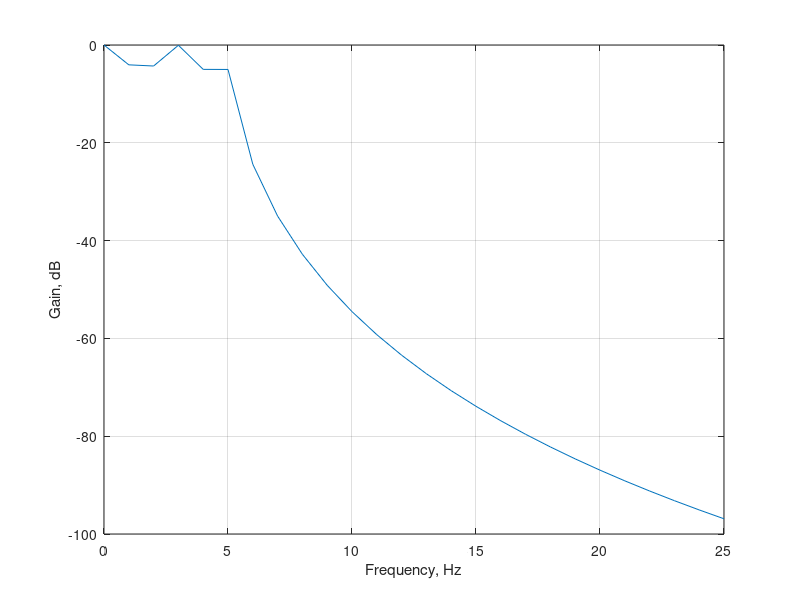

Here is the MATLAB script that generated this plot:
clear;
N=input(' 滤波器阶数N =');
Wn=input(' 截止频率Wn = ');
Rp=input('通带波纹Rp = ');
[num,den]=cheby1(N,Rp,Wn,'s');
w=0:5*Wn;
h=freqs(num,den,w);
plot(w,20*log10(abs(h))),grid;
xlabel('Frequency, Hz'); ylabel('Gain, dB');
